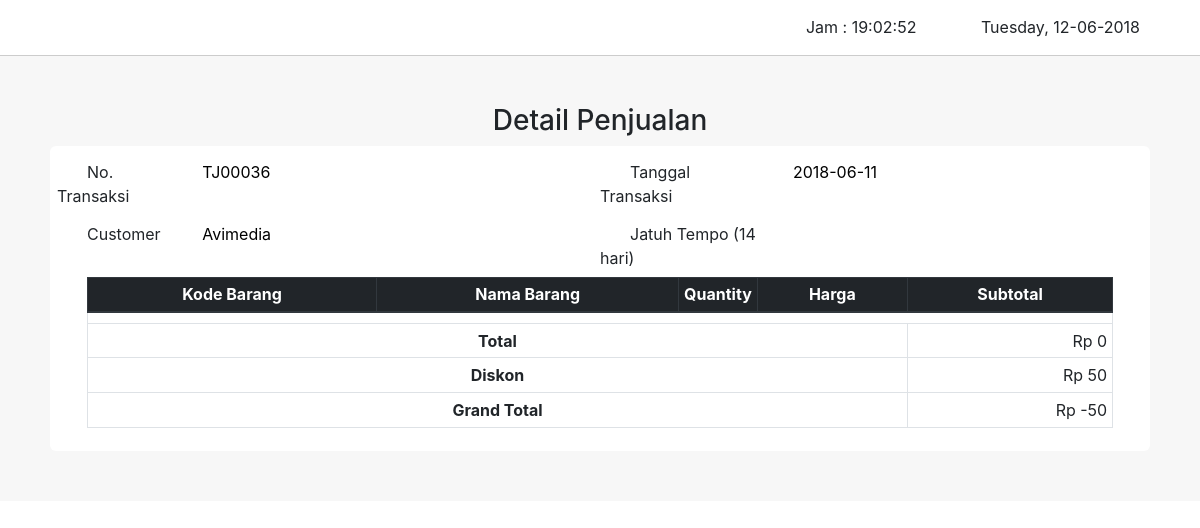
Page /dpenjualan/detail_penjualan.php?notrans=TJ00036&customer=Avimedia&tgltrans=2018-06-11&diskon=50.000 on the earlier database version.
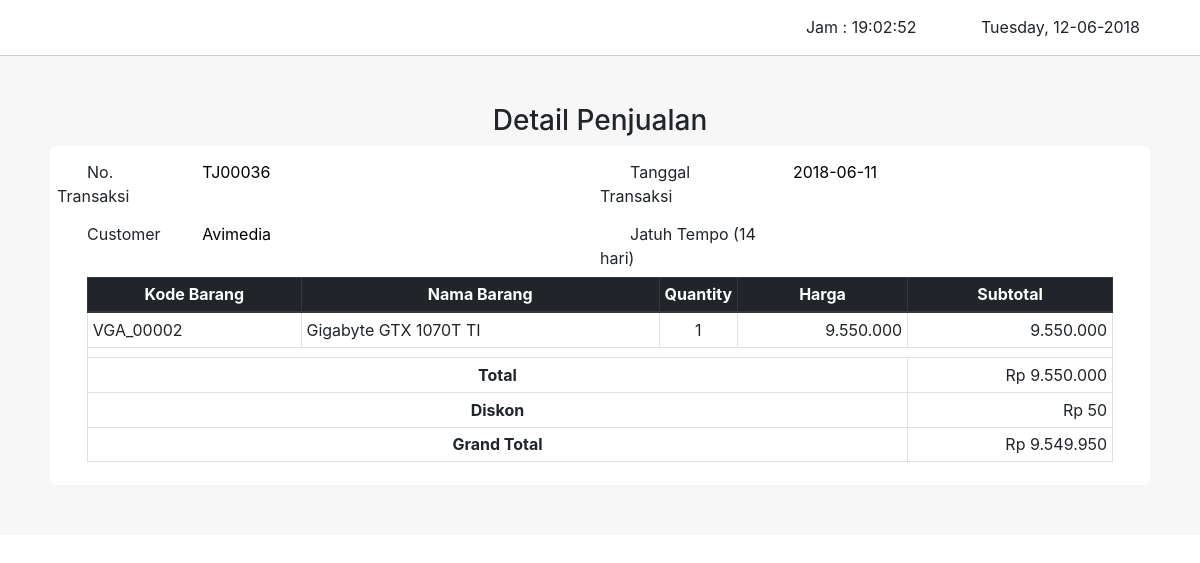
Same page on the later database version.
### tables this page shows
CREATE TABLE `tb_hd_penjualan` (
  `no_trans` varchar(20) NOT NULL,
  `kd_barang` varchar(10) NOT NULL,
  `nm_barang` varchar(50) NOT NULL,
  `qty` int(11) NOT NULL,
  `harga` double NOT NULL,
  `jumlah` double NOT NULL
);

### dpenjualan/detail_penjualan.php (the view, shortened to what this page needs)
<?php
	require_once("../conn.php");
    if(isset($_GET["notrans"]) && isset($_GET["customer"]) && isset($_GET["tgltrans"]) && isset($_GET["diskon"]))
    {
        $notrans = $_GET["notrans"];
        $customer = $_GET["customer"];
        $tgltrans = $_GET["tgltrans"];
        $diskon = $_GET["diskon"];
    }
?>
<!DOCTYPE html>
<html>
<head>
	<link rel="stylesheet" type="text/css" href="../style.css">
    <link rel="stylesheet" type="text/css" href="../css/bootstrap.min.css">
    <link rel="stylesheet" type="text/css" href="../css/datepicker.css">
</head>
<?php
    function functionTanggal()
    {
        $hari = date("l");
        $tanggal = date("d");
        $bulan = date("m");
        $tahun = date("Y");
        echo "$hari".", "."$tanggal"."-"."$bulan"."-"."$tahun";
    }
?>
<body  onload="functionTampilkanJam();setInterval('functionTampilkanJam()', 1000);">
	<div id="topnav">
        <div class="jamtgl">
            Jam : <span id="clock"></span>
            <span id="date">
                <?php
                    functionTanggal();
                ?>
            </span>
        </div>
    </div>
    <div class="all-box">
    	<br>
    	<br>
    	<center><h3>Detail Penjualan</h3></center>
    	<div class="all-content">
			<div class="header">
				<div class="kiri">
					<div class="form row">
					    <label for="staticEmail" class="col-sm-3 col-form-label">No. Transaksi</label>
					    <div class="col-sm-6">
					      <input type="text" readonly class="form-control-plaintext" id="staticEmail" value="<?php echo $notrans; ?>">
					    </div>
					 </div>
					 <div class="form row">
					    <label for="staticEmail" class="col-sm-3 col-form-label">Customer</label>
					    <div class="col-sm-6">
					      <input type="text" readonly class="form-control-plaintext" id="staticEmail" value="<?php echo $customer; ?>">
					    </div>
					 </div>
				</div>
				<div class="kanan">
					<div class="form row">
					    <label for="staticEmail" class="col-sm-4 col-form-label">Tanggal Transaksi</label>
					    <div class="col-sm-6">
					      <input type="text" readonly class="form-control-plaintext" id="staticEmail" value="<?php echo $tgltrans; ?>">
					    </div>
					 </div>
					 <div class="form row">
					    <label for="staticEmail" class="col-sm-4 col-form-label">Jatuh Tempo (14 hari)</label>
					    <div class="col-sm-6">
					      <input type="text" readonly class="form-control-plaintext" id="staticEmail" value="<?php echo $jthtempo; ?>">
					    </div>
					 </div>
				</div>
			</div>
				<div id="tampil">
					<div class="table-responsive">
	                    <table class="table table-hover table-sm table-bordered">
	                        <thead class="thead-dark">
	                            <tr>
	                                <th>Kode Barang</th>
	                                <th>Nama Barang</th>
	                                <th width="7%">Quantity</th>
	                                <th>Harga</th>
	                                <th width="20%">Subtotal</th>
	                            </tr>
	                        </thead>
							<tbody>
								<?php
									$totalPenjualan = 0;
									$sql = "SELECT kd_barang,nm_barang,qty,harga,jumlah FROM tb_hd_penjualan WHERE no_trans = '$notrans'";
									$q = mysqli_query($conn, $sql);
		    						while ($r = mysqli_fetch_assoc($q))
		    						{
			    						$harga = number_format($r['harga'], 0, ',', '.');
							    		$jumlah = number_format($r['jumlah'], 0, ',', '.');
							    		echo "
											<tr>
												<td>$r[kd_barang]</td>
												<td>$r[nm_barang]</td>
												<td align='center'>$r[qty]</td>
												<td align='right'>$harga</td>
												<td align='right'>$jumlah</td>
											</tr>
							    		";
							    		$totalPenjualan += $r['jumlah'];
						    		}
						    		$grandtotal = $totalPenjualan - $diskon;
								?>
								<tr>
									<td colspan="5"></td>
								</tr>
								<tr>
									<td colspan="4" align="center"><strong>Total</strong></td>
									<td align="right"><?php echo "Rp " .number_format($totalPenjualan, 0, ',', '.'); ?></td>
								</tr>
								<tr>
									<td colspan="4" align="center"><strong>Diskon</strong></td>
									<td align="right"><?php echo "Rp " .number_format($diskon, 0, ',', '.'); ?></td>
								</tr>
								<tr>
									<td colspan="4" align="center"><strong>Grand Total</strong></td>
									<td align="right"><?php echo "Rp " .number_format($grandtotal, 0, ',', '.'); ?></td>
								</tr>
	                        </tbody>
	                    </table>
	                </div>
				</div>
    	</div>
    </div>
</body>
</html>

### style.css (style rules this page uses)
body { margin: 0px; padding: 0px; }
#topnav { overflow: hidden; position: sticky; top: 0; width: 100%; height: 56px; background-color: #fff; padding: 15px 25px; border-bottom: 1px solid #ccc; z-index: 3; }
.all-box { background-color: #f7f7f7; padding-left: 50px; padding-right: 50px; padding-bottom: 50px; }
.all-content { background-color: #fff; padding: 7px; border-radius: 6px; }
.kiri { float: left; width: 50%; }
.kanan { width: 50%; float: right; }
.header { text-indent: 30px; }

### dpenjualan/detail_penjualan.php (style rules this page uses)
.jamtgl { float : right; }
#clock { margin-right: 60px; }
#date { margin-right: 35px; }
#tampil th { text-align: center; }
#tampil { padding-left: 30px; padding-right: 30px; }

Differences in the rows shown:
added tb_hd_penjualan: kd_barang "VGA_00002", nm_barang "Gigabyte GTX 1070T TI", qty "1", harga "9.550.000", jumlah "9.550.000"
Other differences:
$totalPenjualan: "0" → "9.550.000"
$grandtotal: "-50" → "9.549.950"
